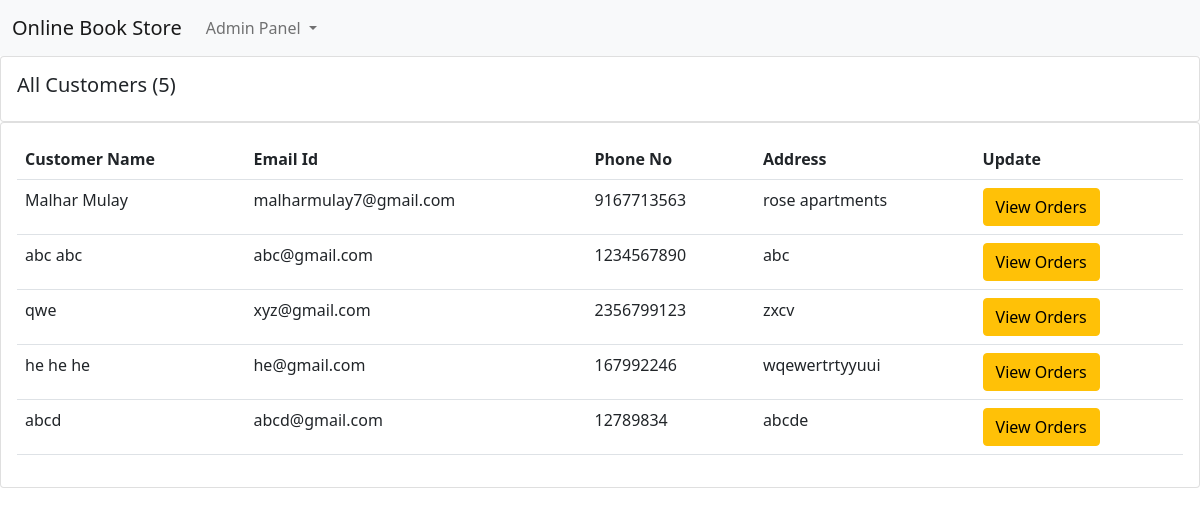
Before: /customers_list/ with the older database file.
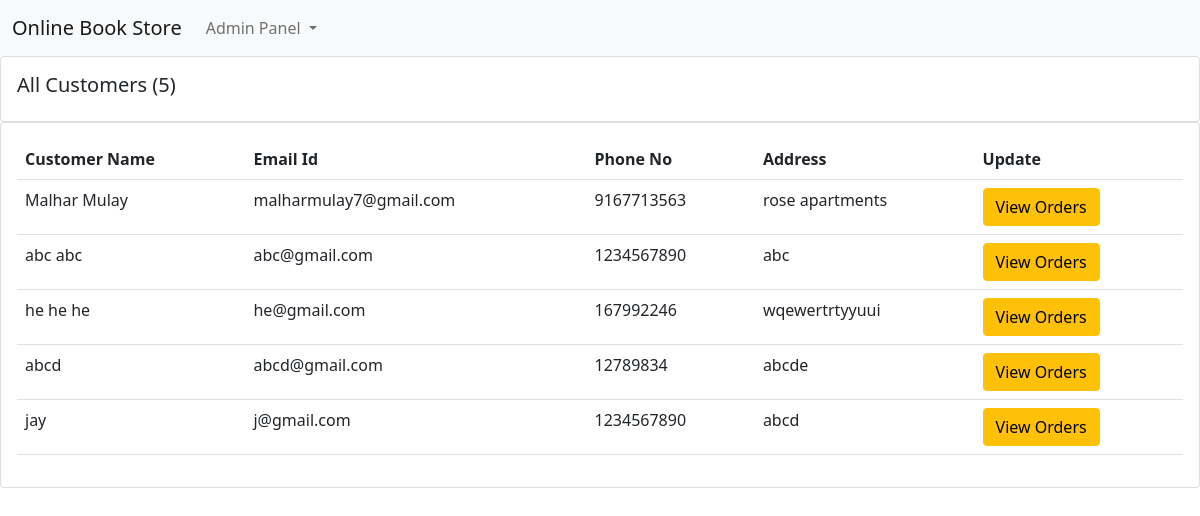
After: the same page with the newer database file.
### books/models.py (models this page shows, shortened)
class Order(models.Model):
    user = models.ForeignKey(User, on_delete=models.CASCADE, default=1)
    items_json = models.CharField(max_length=5000, blank=True)
    price = models.IntegerField(default=0)
    name = models.CharField(max_length=100, blank=True)
    email = models.CharField(max_length=100, blank=True)
    address = models.CharField(max_length=100, default="")
    phone = models.CharField(max_length=100, blank=True)
    date = models.DateTimeField(auto_now_add=True)

### books/views.py (the view)
# urls.py: path("customers_list/", views.customers_list, name="customers_list"),
def customers_list(request):
    customers = Order.objects.all()
    customer_count = customers.count()
    return render(request, "customers_list.html", {'customers':customers, 'customer_count':customer_count})

### books/templates/customers_list.html (shortened to what this page needs)
{% extends 'admin_navbar.html' %}
{% block body %}
      <div class="row">
        <div class="col-md">
          <div class="card card-body">
            <h5>All Customers ({{customer_count}})</h5>
          </div>
          <div class="card card-body">
            <table class="table">
              <tr>
                <th>Customer Name</th>
                <th>Email Id</th>
                <th>Phone No</th>
                <th>Address</th>
                <th>Update</th>
              </tr>
              {% for customer in customers %}
                <tr>
                  <td>{{customer.name}}</td>
                  <td>{{customer.email}}</td>
                  <td>{{customer.phone}}</td>
                  <td>{{customer.address}}</td>
                  <td><a href="/customers_list/orders_{{customer.id}}/" class="btn btn-warning">View Orders</a></td>
                </tr>
              {% endfor %}
            </table>
          </div>
        </div>
      </div>
      {% endblock %}

Changed rows visible on the page:
removed Order: name "qwe", email "xyz@gmail.com", phone "2356799123", address "zxcv"
added Order: name "jay", email "j@gmail.com", phone "1234567890", address "abcd"
